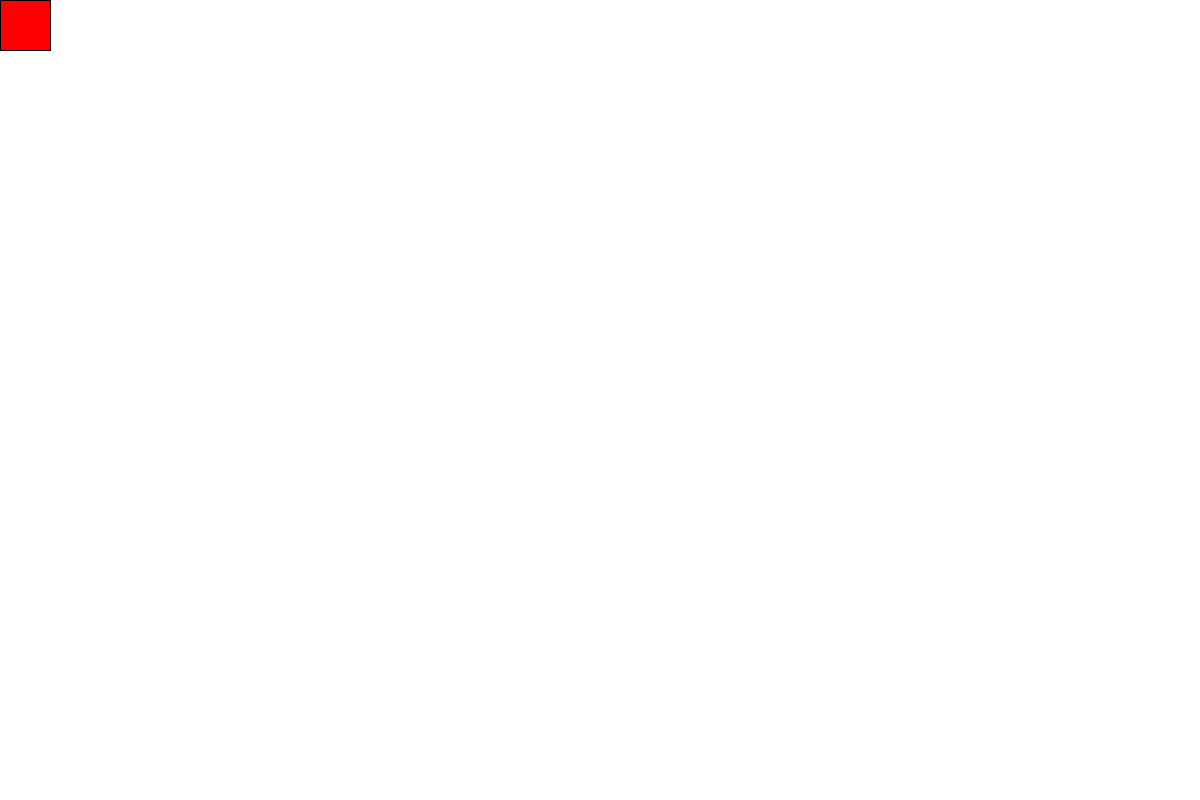
Frame 1 (no input)
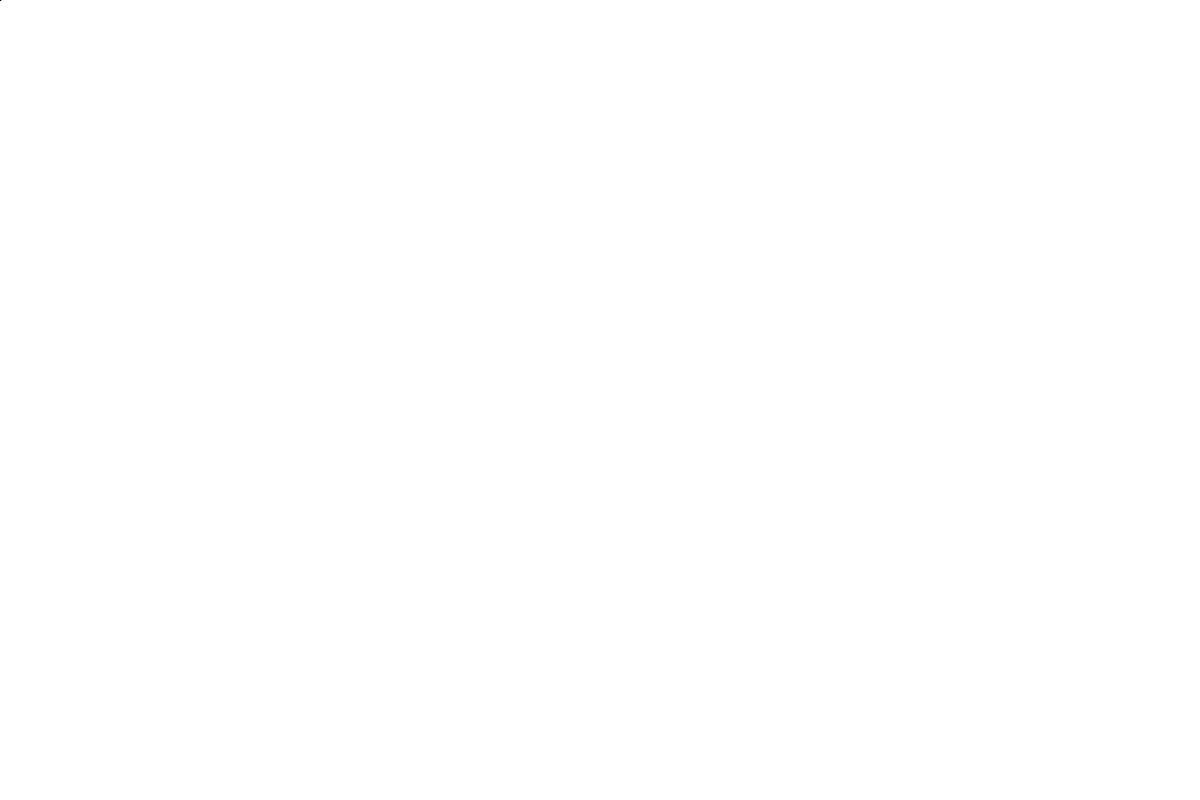
Frame 60 (the mouse pressed at the canvas centre just before this capture)
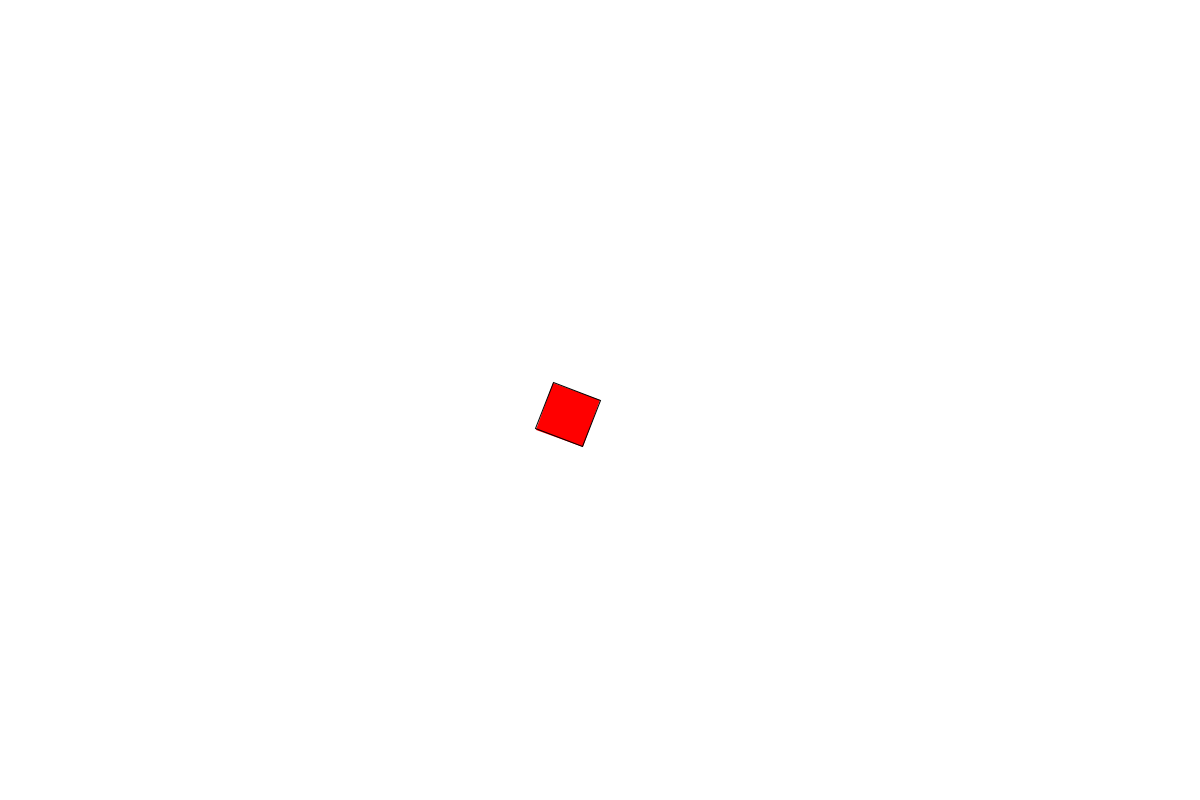
Frame 120 (the mouse held since frame 60 and released just before this capture)

The Processing sketch that drew these frames (run headless with seeded random() and noise(); from frame 60 on, the mouse is pressed at the canvas centre):

// Processing sketch: sketch_190529b
// ── sketch_190529b.pde
int r, x, y;

void setup() 
{
   size(1200,800);

  r = 0;
  x = 400;
  y = 300;

}

void draw() 
{

background(255);
translate(mouseX, mouseY);
rotate(radians(r));
fill(255,0,0);
rect(0,0,50,50);
//rect(51,51,50,50);
//rect(102,102,50,50);
//rect(153,153,50,50);
r += 10;
println("r: "+r);

}
